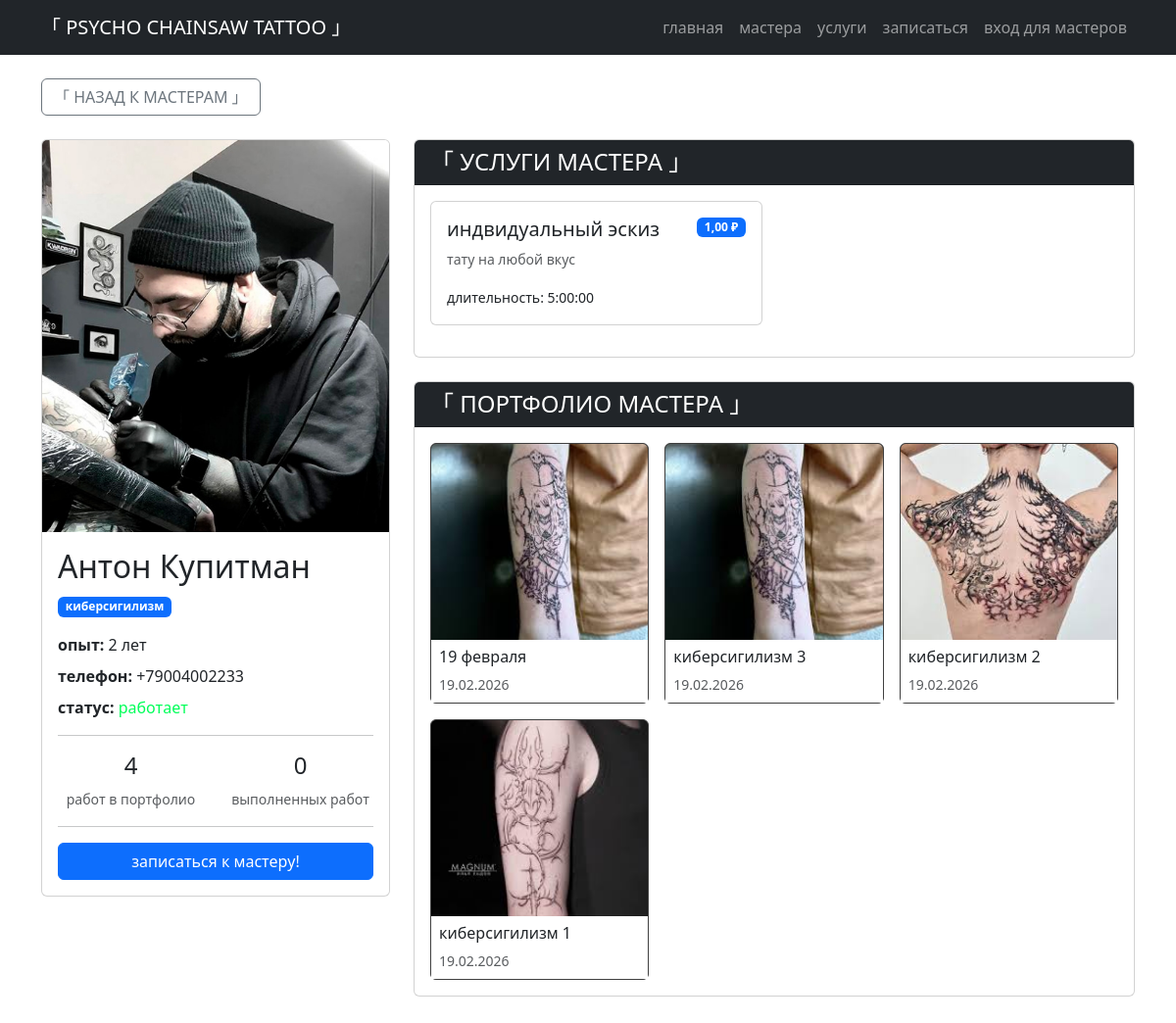
The page /master/6/ on the database its author committed.
### main/models.py (models this page shows, shortened)
class Master(models.Model):
    user = models.OneToOneField(User, on_delete=models.CASCADE, verbose_name="Пользователь", null=True, blank=True)
    name = models.CharField("Имя", max_length=100)
    specialty = models.CharField("Специализация", max_length=200, help_text="Например: традиция, реализм, киберсигилизм")
    experience = models.PositiveIntegerField("Опыт (лет)", default=1)
    phone = models.CharField("Телефон", max_length=20)
    photo = models.ImageField("Фото", upload_to='masters/', null=True, blank=True)
    is_active = models.BooleanField("Работает в салоне", default=True)
    def current_vacation(self):
        today = datetime.now()
        return self.vacations.filter(
            start_date__lte=today,
            end_date__gte=today
        ).first()
    def is_on_vacation(self):
        return self.current_vacation() is not None
    class Meta:
        verbose_name = "Мастер"
        verbose_name_plural = "Мастера"

class Service(models.Model):
    name = models.CharField("Название услуги", max_length=150)
    description = models.TextField("Описание")
    price = models.DecimalField("Цена (₽)", max_digits=10, decimal_places=2)
    duration = models.DurationField("Длительность", help_text="Формат ЧЧ:ММ:СС")
    masters = models.ManyToManyField(Master, related_name='services', verbose_name="Кто выполняет")
    class Meta:
        verbose_name = "Услуга"
        verbose_name_plural = "Услуги"

class MasterWork(models.Model):
    master = models.ForeignKey(Master, on_delete=models.CASCADE, related_name='portfolio', verbose_name="Мастер")
    title = models.CharField("Название работы", max_length=200)
    description = models.TextField("Описание", blank=True, null=True)
    image = models.ImageField("Фото работы", upload_to='portfolio/')
    created_at = models.DateTimeField("Дата добавления", auto_now_add=True)
    category = models.CharField("Категория", max_length=100, blank=True, null=True,
                                help_text="Например: реализм, традиция, графика")
    body_part = models.CharField("Часть тела", max_length=100, blank=True, null=True,
                                help_text="Например: рука, нога, спина")
    class Meta:
        verbose_name = "Работа мастера"
        verbose_name_plural = "Портфолио мастеров"
        ordering = ['-created_at']

### main/views.py (the view)
# urls.py: path('master/<int:master_id>/', views.master_detail, name='master_detail'),
def master_detail(request, master_id):
    master = get_object_or_404(Master, id=master_id)
    portfolio = MasterWork.objects.filter(master=master).order_by('-created_at')
    services = Service.objects.filter(masters=master)
    works_count = portfolio.count()
    completed_appointments = Appointment.objects.filter(master=master, status='completed').count()
    context = {
        'master': master,
        'portfolio': portfolio,
        'services': services,
        'works_count': works_count,
        'completed_appointments': completed_appointments,
    }
    return render(request, 'main/master_detail.html', context)

### templates/main/master_detail.html (shortened to what this page needs)
{% extends 'base.html' %}
{% load static %}
{% block content %}
<div class="mb-4">
    <a href="{% url 'masters' %}" class="btn btn-outline-secondary">
        「 НАЗАД К МАСТЕРАМ 」
    </a>
</div>
<div class="row mb-5">
    <div class="col-md-4">
        <div class="card">
            {% if master.photo %}
            <img src="{{ master.photo.url }}" class="card-img-top" alt="{{ master.name }}" style="height: 400px; object-fit: cover;">
            {% else %}
            <div class="bg-secondary d-flex align-items-center justify-content-center" style="height: 400px;">
                <span class="display-1">「 НЕТ ФОТО 」</span>
            </div>
            {% endif %}
            <div class="card-body">
                <h2 class="card-title">{{ master.name }}</h2>
                <p class="badge bg-primary mb-3">{{ master.specialty }}</p>
                <ul class="list-unstyled">
                    <li class="mb-2">
                        <strong>опыт:</strong> {{ master.experience }} лет
                    </li>
                    <li class="mb-2">
                        <strong>телефон:</strong> {{ master.phone }}
                    </li>
                    <li class="mb-2">
                        <strong>cтатус:</strong>
                            {% if master.is_on_vacation %}
                                <span style="color: rgb(220, 184, 5);">в отпуске до {{ master.vacation_until|date:"d.m.Y" }}</span>
                            {% else %}
                                <span style="color: rgb(0, 255, 89);">работает</span>
                            {% endif %}
                    </li>
                </ul>
                <hr>
                <div class="row text-center">
                    <div class="col-6">
                        <h4>{{ works_count }}</h4>
                        <small class="text-muted">работ в портфолио</small>
                    </div>
                    <div class="col-6">
                        <h4>{{ completed_appointments }}</h4>
                        <small class="text-muted">выполненных работ</small>
                    </div>
                </div>
                <hr>
                {% if master.is_on_vacation %}
                    <a href="{% url 'book_appointment' %}" class="btn btn-primary w-100 disabled">
                        мастер в отпуске
                    </a>
                {% else %}
                    <a href="{% url 'book_appointment' %}" class="btn btn-primary w-100">
                        записаться к мастеру!
                    </a>
                {% endif %}
            </div>
        </div>
    </div>
    <div class="col-md-8">
        {% if services %}
        <div class="card mb-4">
            <div class="card-header bg-dark text-white">
                <h4 class="mb-0">「 УСЛУГИ МАСТЕРА 」</h4>
            </div>
            <div class="card-body">
                <div class="row">
                    {% for service in services %}
                    <div class="col-md-6 mb-3">
                        <div class="card h-100">
                            <div class="card-body">
                                <div class="d-flex justify-content-between align-items-start">
                                    <h5 class="card-title">{{ service.name }}</h5>
                                    <span class="badge bg-primary">{{ service.price }} ₽</span>
                                </div>
                                <p class="card-text small text-muted">{{ service.description|truncatewords:15 }}</p>
                                <p class="card-text"><small>длительность: {{ service.duration }}</small></p>
                            </div>
                        </div>
                    </div>
                    {% endfor %}
                </div>
            </div>
        </div>
        {% endif %}
        <div class="card">
            <div class="card-header bg-dark text-white">
                <h4 class="mb-0">「 ПОРТФОЛИО МАСТЕРА 」</h4>
            </div>
            <div class="card-body">
                {% if portfolio %}
                <div class="row g-3">
                    {% for work in portfolio %}
                    <div class="col-md-4 col-sm-6">
                        <div class="card h-100 work-card">
                            <div class="image-container">
                                {% if work.image %}
                                <img src="{{ work.image.url }}" class="card-img-top" alt="{{ work.title }}"
                                     style="height: 200px; object-fit: cover; cursor: pointer;"
                                     onclick="openModal('{{ work.image.url }}', '{{ work.title|escapejs }}', '{{ master.name|escapejs }}', '{{ work.description|escapejs }}')">
                                {% endif %}
                            </div>
                            <div class="card-body p-2" style="background-color: white;">
                                <h6 class="card-title">{{ work.title|truncatechars:25 }}</h6>
                                <div class="d-flex justify-content-between align-items-center">
                                    <small class="text-muted">{{ work.created_at|date:"d.m.Y" }}</small>
                                </div>
                            </div>
                        </div>
                    </div>
                    {% endfor %}
                </div>
                {% else %}
                <p class="text-muted text-center py-4">
                    у мастера пока нет работ в портфолио
                </p>
                {% endif %}
            </div>
        </div>
    </div>
</div>
{% endblock %}

### templates/main/master_detail.html (style rules this page uses)
.work-card { transition: transform 0.2s; border: 1px solid #404040; background-color: #2d2d2d; }
.image-container { position: relative; overflow: hidden; border-radius: 5px 5px 0 0; }

### rows shown on the page
Master: photo (picture), name "Антон Купитман", specialty "киберсигилизм", experience "2", phone "+79004002233"
Service: name "индвидуальный эскиз", price "1,00", description "тату на любой вкус", duration "5:00:00"
MasterWork: image (picture), title "19 февраля", created_at "19.02.2026"
MasterWork: image (picture), title "киберсигилизм 3", created_at "19.02.2026"
MasterWork: image (picture), title "киберсигилизм 2", created_at "19.02.2026"
MasterWork: image (picture), title "киберсигилизм 1", created_at "19.02.2026"

### other values the page prints
{{ works_count }} "4"
{{ completed_appointments }} "0"
